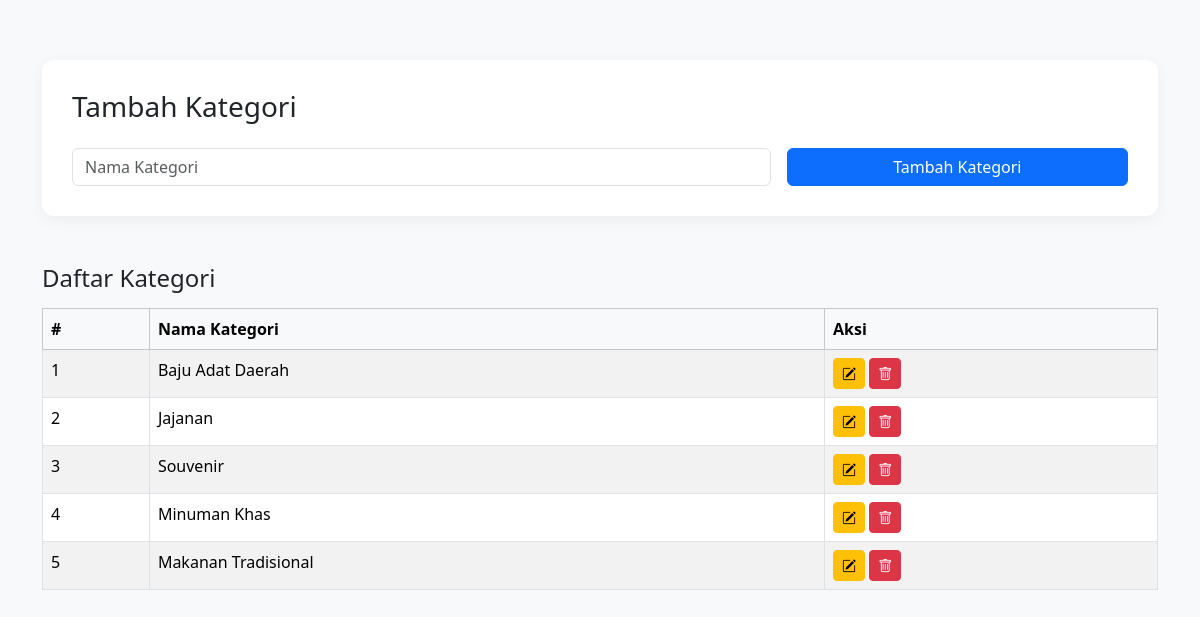
Page /admin_kategori.php (signed in) on the committed database.
### tables this page shows
CREATE TABLE `categories` (
  `id` int(11) NOT NULL,
  `name` varchar(255) NOT NULL
);

### admin_kategori.php (the view, shortened to what this page needs)
<?php
include 'include/db.php';
$result = mysqli_query($conn, "SELECT * FROM categories ORDER BY id DESC");
$edit_mode = false;
?>
<!DOCTYPE html>
<html lang="id">
<head>
  <link href="https://cdn.jsdelivr.net/npm/bootstrap@5.3.3/dist/css/bootstrap.min.css" rel="stylesheet">
  <link href="https://cdn.jsdelivr.net/npm/bootstrap-icons@1.10.5/font/bootstrap-icons.css" rel="stylesheet">
</head>
<body>
<div class="container">
  <div class="card-form">
    <h3 class="mb-4"><?= $edit_mode ? 'Edit Kategori' : 'Tambah Kategori' ?></h3>
    <form method="post" class="row g-3">
      <div class="col-md-8">
        <input type="text" name="category_name" class="form-control" placeholder="Nama Kategori"
               value="<?= $edit_mode ? htmlspecialchars($category_to_edit['name']) : '' ?>" required>
      </div>
      <div class="col-md-4">
        <button type="submit" name="<?= $edit_mode ? 'edit_category' : 'add_category' ?>" class="btn btn-primary w-100">
          <?= $edit_mode ? 'Simpan Perubahan' : 'Tambah Kategori' ?>
        </button>
      </div>
    </form>
  </div>
  <div class="table-container">
    <h4 class="mt-5">Daftar Kategori</h4>
    <table class="table table-bordered table-striped mt-3">
      <thead class="table-light">
        <tr>
          <th>#</th>
          <th>Nama Kategori</th>
          <th>Aksi</th>
        </tr>
      </thead>
      <tbody>
        <?php $no = 1; while ($row = mysqli_fetch_assoc($result)): ?>
          <tr>
            <td><?= $no++ ?></td>
            <td><?= htmlspecialchars($row['name']) ?></td>
            <td>
              <a href="admin_kategori.php?edit_category=<?= $row['id'] ?>" class="btn btn-warning btn-sm"><i class="bi bi-pencil-square"></i></a>
              <a href="admin_kategori.php?delete_category=<?= $row['id'] ?>" onclick="return confirm('Hapus kategori ini?')" class="btn btn-danger btn-sm"><i class="bi bi-trash"></i></a>
            </td>
          </tr>
        <?php endwhile; ?>
      </tbody>
    </table>
  </div>
</div>
</body>
</html>

### admin_kategori.php (style rules this page uses)
body { background-color: #f8f9fa; }
.container { margin-top: 60px; }
.card-form { background-color: #fff; padding: 30px; border-radius: 12px; box-shadow: 0 4px 16px rgba(0, 0, 0, 0.05); }
.table-container { margin-top: 40px; }

### rows in the picture
categories: name "Baju Adat Daerah"
categories: name "Jajanan"
categories: name "Souvenir"
categories: name "Minuman Khas"
categories: name "Makanan Tradisional"
